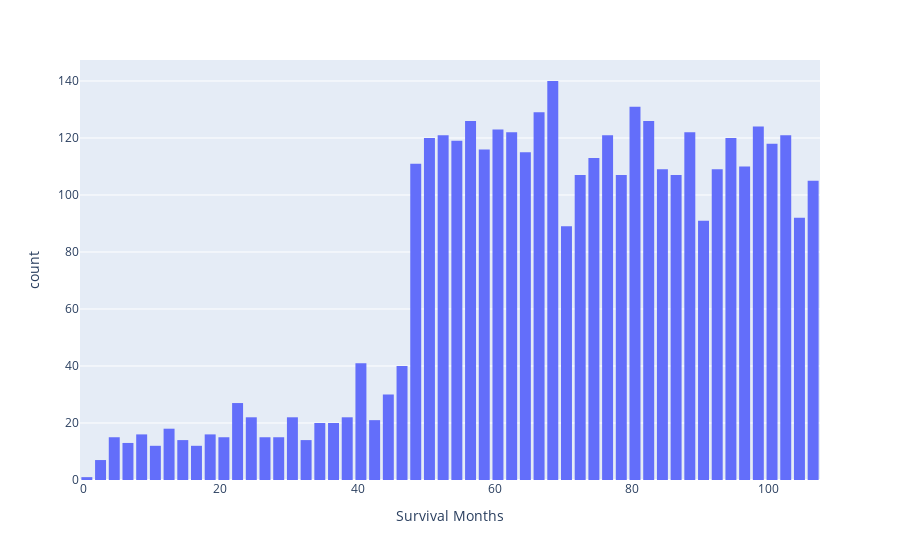

The notebook cell saved with this chart:
### Markdown cell above
## Faça um histograma para a variável Survival Months

### Code cell
fig = px.histogram(df, x="Survival Months", barmode='group')
fig.update_layout(bargap=0.2)
fig.show()

### Figure 1 — Plotly figure (JSON) as saved in the notebook; plotly's stock layout.template omitted (floating-point values rounded to 4 significant figures; data arrays with more than 128 entries replaced by an {"elided": "..."} marker saying what was removed)
{"data": [{"alignmentgroup": "True", "bingroup": "x", "hovertemplate": "Survival Months=%{x}<br>count=%{y}<extra></extra>", "legendgroup": "", "marker": {"color": "#636efa", "pattern": {"shape": ""}}, "name": "", "offsetgroup": "", "orientation": "v", "showlegend": false, "type": "histogram", "x": {"elided": "3912 int values"}, "xaxis": "x", "yaxis": "y"}], "layout": {"bargap": 0.2, "barmode": "group", "legend": {"tracegroupgap": 0}, "margin": {"t": 60}, "xaxis": {"anchor": "y", "domain": [0, 1], "title": {"text": "Survival Months"}}, "yaxis": {"anchor": "x", "domain": [0, 1], "title": {"text": "count"}}}}
